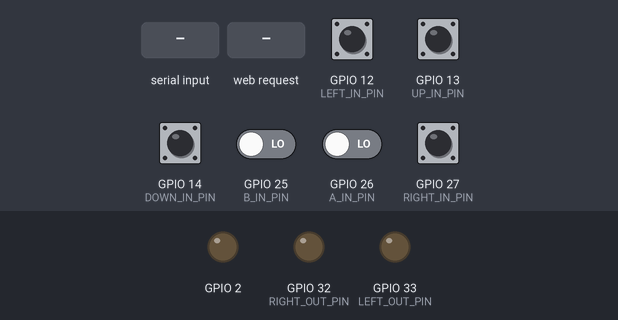
Bench run of a sketch on a simulated ESP32. Shown: output pins drawn as LEDs (lit = HIGH). The inputs (shaded band) are chosen by the test bench; at power-on: GPIO 12 (LEFT_IN_PIN), GPIO 13 (UP_IN_PIN), GPIO 14 (DOWN_IN_PIN), GPIO 25 (B_IN_PIN), GPIO 26 (A_IN_PIN), GPIO 27 (RIGHT_IN_PIN) LOW. WiFi joins after 1.5 s; servers stay silent unless stated; EEPROM starts erased; what the sketch prints to the serial monitor is not drawn.

Above: at 3.2 s.
3.3 s: "l=\n" received over Serial
At 4.1 s:
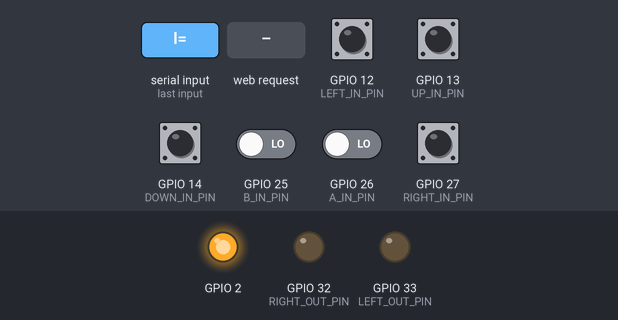
4.8 s: HTTP request GET /? received
6.3 s: HTTP request GET /help received
7.8 s: "&r=\n" received over Serial
10.3 s: HTTP request GET /OPTIONS received
11.8 s: "help\n" received over Serial
Timing chart, 0 to 14.8 s (numbered marks = the images above; inputs shaded):
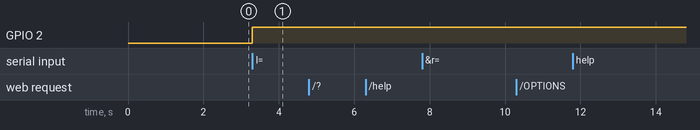

The sketch:

SoundIsland.ino
```cpp
#include <dummy.h>

/*
  IOT Actor Board Webserver Demo with configuration webpage
  for ESP32 DevKitC
  Elektor / Jens Nickel
  My Journey in the IoT
*/

#define UP_IN_PIN 13
#define LEFT_IN_PIN 12
#define DOWN_IN_PIN 14
#define RIGHT_IN_PIN 27
#define A_IN_PIN 26
#define B_IN_PIN 25

#define LEFT_OUT_PIN 33
#define RIGHT_OUT_PIN 32

#include <limits.h>
#include <WiFi.h>
#include <driver/gpio.h>
#include <soc/gpio_struct.h>
#include <Preferences.h>   // this library is used to get access to Non-volatile storage (NVS) of ESP32
// see https://github.com/espressif/arduino-esp32/blob/master/libraries/Preferences/examples/StartCounter/StartCounter.ino

#include "Server.hpp"
#include "Wifi.hpp"

Preferences preferences;   // we must generate this object of the preference library

// Decodes a GET parameter (expression after ? in URI (URI = expression entered in address field of webbrowser)), like "Country=Germany&City=Aachen"
// and set the ConfigValues
void decode_url_param(String param) {
  Serial.println(param);
  if(param.startsWith("l=")) {
    param = param.substring(2);
    if(param[0] == '1'){
      Serial.println("left HIGH");
      digitalWrite(LEFT_OUT_PIN,HIGH);
    }
    if(param[0] == '0'){
      Serial.println("left LOW");
      digitalWrite(LEFT_OUT_PIN,LOW);
    }
    param = param.substring(1);
    if(param.startsWith("&r=")) {
      param = param.substring(3);
      if(param[0] == '1'){
        Serial.println("right HIGH");
        digitalWrite(RIGHT_OUT_PIN,HIGH);
      }
      if(param[0] == '0'){
        Serial.println("right LOW");
        digitalWrite(RIGHT_OUT_PIN,LOW);
      }
    }
  }
}

String create_response() {
   String json = "{\"up\": ";
   json += (digitalRead(UP_IN_PIN) == LOW)?("false"):("true");
   json += ",\"left\": ";
   json += (digitalRead(LEFT_IN_PIN) == LOW)?("false"):("true");
   json += ",\"down\": ";
   json += (digitalRead(DOWN_IN_PIN) == LOW)?("false"):("true");
   json += ",\"right\": ";
   json += (digitalRead(RIGHT_IN_PIN) == LOW)?("false"):("true");
   json += ",\"a\": ";
   json += (digitalRead(A_IN_PIN) == LOW)?("false"):("true");
   json += ",\"b\": ";
   json += (digitalRead(B_IN_PIN) == LOW)?("false"):("true");
   json += "}";
   return json;
}

void setup()
{
  preferences.begin("Sound", false);   // see https://github.com/espressif/arduino-esp32/blob/master/libraries/Preferences/examples/StartCounter/StartCounter.ino
  WiFi_SetBothModesNetworkStationAndAccessPoint();

  // Open serial communications and wait for port to open:
  Serial.begin(19200);
  Serial.println("Hello ESP32!");

  // takeout 2 Strings out of the Non-volatile storage
  String strSSID = preferences.getString("SSID", "");
  String strPassword = preferences.getString("Password", "");

  // convert it to char*
  char* txtSSID = const_cast<char*>(strSSID.c_str());
  char* txtPassword = const_cast<char*>(strPassword.c_str());   // https://coderwall.com/p/zfmwsg/arduino-string-to-char

  //try to connect to the LAN
  int success = WiFi_RouterNetworkConnect(txtSSID, txtPassword);
  if (success == 1) {
    Serial.println("LAN connected!");
  }
  else {
    Serial.println("could not connect to LAN!");
  }

  // Start access point
  int success2 = WiFi_AccessPointStart("LED-Matrix");

  // start the webserver to listen for request of clients (in LAN or own ESP32 network)
  Webserver_Start();
  pinMode(2, OUTPUT);
  digitalWrite(2, LOW);

  pinMode(UP_IN_PIN,INPUT);
  pinMode(LEFT_IN_PIN,INPUT);
  pinMode(DOWN_IN_PIN,INPUT);
  pinMode(RIGHT_IN_PIN,INPUT);
  pinMode(A_IN_PIN,INPUT);
  pinMode(B_IN_PIN,INPUT);
  pinMode(LEFT_OUT_PIN,OUTPUT);
  pinMode(RIGHT_OUT_PIN,OUTPUT);
}

void loop() {
  String GETParameter = Webserver_GetRequestGETParameter();   // look for client request

  if (GETParameter.length() > 0)        // we got a request, client connection stays open
  {
    //TODO: config via serial

    String json;
    json = create_response();
    decode_url_param(GETParameter);
    Webserver_SendJson(json);    // send out the webpage to client = webbrowser and close client connection
  }

  if (Serial.available()) {
    digitalWrite(2, HIGH);
    String command = Serial.readString();
    Serial.println(command);
    if (command == "help") {
      Serial.println("wl <SSID>|<Passwd>: WLAN-Login; Eingabe Login Daten");
    }
    if (command.startsWith("wl ")) {
      command = command.substring(3);
      Serial.println("SSID:");
      String SSID_in = command.substring(0, command.indexOf('|'));
      Serial.println(SSID_in);
      preferences.putString("SSID", SSID_in);
      command = command.substring(command.indexOf('|'));
      String Passwd_in = command.substring(1);
      Serial.println("Passwort");
      Serial.println(Passwd_in);
      preferences.putString("Password", Passwd_in);
      int successConnect = WiFi_RouterNetworkConnect(SSID_in.c_str(), Passwd_in.c_str());   // then try to connect once new with new login-data
      if (successConnect == 1) {
        Serial.println(":)");
      } else {
        Serial.println(":(");
      }
    }
  }
}
```

Server.hpp
```cpp
// +++++++++++++++++++ Start of Webserver Library +++++++++++++++++++

// as ESP32 Arduino Version

WiFiClient myclient;
WiFiServer server(80);


void Webserver_Start()
{
  server.begin();     // Start TCP/IP-Server on ESP32
}


String WebRequestHostAddress;     // global variable used to store Server IP-Address of HTTP-Request


//  Call this function regularly to look for client requests
//  template see https://github.com/espressif/arduino-esp32/blob/master/libraries/WiFi/examples/SimpleWiFiServer/SimpleWiFiServer.ino
//  returns empty string if no request from any client
//  returns GET Parameter: everything after the "/?" if ADDRESS/?xxxx was entered by the user in the webbrowser
//  returns "-" if ADDRESS but no GET Parameter was entered by the user in the webbrowser
//  remark: client connection stays open after return
String Webserver_GetRequestGETParameter()
{
  String GETParameter = "";

  myclient = server.available();   // listen for incoming clients

  //Serial.print(".");

  if (myclient) {                            // if you get a client,
    Serial.println("New Client.");           // print a message out the serial port
    String currentLine = "";                 // make a String to hold incoming data from the client

    while (myclient.connected()) {           // loop while the client's connected

      if (myclient.available()) {            // if there's bytes to read from the client,

        char c = myclient.read();            // read a byte, then
        Serial.write(c);                     // print it out the serial monitor

        if (c == '\n') {                     // if the byte is a newline character

          // if the current line is blank, you got two newline characters in a row.
          // that's the end of the client HTTP request
          if (currentLine.length() == 0) {

            if (GETParameter == "") {GETParameter = "-";};    // if no "GET /?" was found so far in the request bytes, return "-"

            // break out of the while loop:
            break;

          } else {    // if you got a newline, then clear currentLine:
            currentLine = "";
          }

        } else if (c != '\r') {  // if you got anything else but a carriage return character,
          currentLine += c;      // add it to the end of the currentLine
        }
        if  (c=='\r' && currentLine.startsWith("OPTIONS")){
          Serial.println("OPTIONS");
        }

        if  (c=='\r' && currentLine.startsWith("GET /?"))
        // we see a "GET /?" in the HTTP data of the client request
        // user entered ADDRESS/?xxxx in webbrowser, xxxx = GET Parameter
        {
          Serial.println("GET");
          GETParameter = currentLine.substring(currentLine.indexOf('?') + 1, currentLine.indexOf(' ', 6));    // extract everything behind the ? and before a space

        }


        if (c=='\r' && currentLine.startsWith("Host:"))
        // we see a "Host:" in the HTTP data of the client request
        // user entered ADDRESS or ADDRESS/... in webbrowser, ADDRESS = Server IP-Address of HTTP-Request
        {
          int IndexOfBlank = currentLine.indexOf(' ');
          WebRequestHostAddress = currentLine.substring(IndexOfBlank + 1, currentLine.length());    // extract everything behind the space character and store Server IP-Address of HTTP-Request

        }

      }

    }

  }

  return GETParameter;
}


// Send HTML page to client, as HTTP response
// client connection must be open (call Webserver_GetRequestGETParameter() first)
void Webserver_SendJson(String HTMLPage)
{
   String httpResponse = "";

   // begin with HTTP response header
   httpResponse += "HTTP/1.1 200 OK\r\n";
   httpResponse += "Content-type:application/json\r\nAccess-Control-Allow-Origin: *\r\nAccess-Control-Allow-Methods: POST, GET, OPTIONS\r\nAccess-Control-Max-Age: 86400\r\n\r\n";

   // then the HTML page
   httpResponse += HTMLPage;

   // The HTTP response ends with a blank line:
   httpResponse += "\r\n";

   // send it out to TCP/IP client = webbrowser
   myclient.println(httpResponse);

   // close the connection
   myclient.stop();

   Serial.println("Client Disconnected.");

};


// +++++++++++++++++++ End of Webserver library +++++++++++++++++++++
```

Wifi.hpp
```cpp
// +++++++++++++++++++ Start of WiFi Library ++++++++++++++++++++++++


// Connect to router network and return 1 (success) or -1 (no success)
int WiFi_RouterNetworkConnect(const char* txtSSID, const char* txtPassword)
{
  int success = 1;

  // connect to WiFi network
  // see https://www.arduino.cc/en/Reference/WiFiBegin

  WiFi.begin(txtSSID, txtPassword);

  // we wait until connection is established
  // or 10 seconds are gone

  int WiFiConnectTimeOut = 0;
  while ((WiFi.status() != WL_CONNECTED) && (WiFiConnectTimeOut < 10))
  {
    delay(1000);
    WiFiConnectTimeOut++;
  }

  // not connected
  if (WiFi.status() != WL_CONNECTED)
  {
    success = -1;
  }

  // print out local address of ESP32 in Router network (LAN)
  Serial.println(WiFi.localIP());

  return success;
}


// Disconnect from router network and return 1 (success) or -1 (no success)
int WiFi_RouterNetworkDisconnect()
{
  int success = -1;

  WiFi.disconnect();


  int WiFiConnectTimeOut = 0;
  while ((WiFi.status() == WL_CONNECTED) && (WiFiConnectTimeOut < 10))
  {
    delay(1000);
    WiFiConnectTimeOut++;
  }

  // not connected
  if (WiFi.status() != WL_CONNECTED)
  {
    success = 1;
  }

  Serial.println("Disconnected.");

  return success;
}


// Initialize Soft Access Point with ESP32
// ESP32 establishes its own WiFi network, one can choose the SSID
int WiFi_AccessPointStart(char* AccessPointNetworkSSID)
{
  WiFi.softAP(AccessPointNetworkSSID);

  // printout the ESP32 IP-Address in own network, per default it is "192.168.4.1".
  Serial.println(WiFi.softAPIP());

  return 1;
}


// Put ESP32 in both modes in parallel: Soft Access Point and station in router network (LAN)
void WiFi_SetBothModesNetworkStationAndAccessPoint()
{
  WiFi.mode(WIFI_AP_STA);
}


// Get IP-Address of ESP32 in Router network (LAN), in String-format
String WiFi_GetOwnIPAddressInRouterNetwork()
{
  return WiFi.localIP().toString();
}


// +++++++++++++++++++ End of WiFi Library +++++++++++++++++++
```

Measured:
- after the input at 3.3 s, GPIO 2: LOW → HIGH at once
- after the input at 4.8 s, every drawn part: stays the same
- after the input at 6.3 s, every drawn part: stays the same
- after the input at 7.8 s, every drawn part: stays the same
- after the input at 10.3 s, every drawn part: stays the same
- after the input at 11.8 s, every drawn part: stays the same
